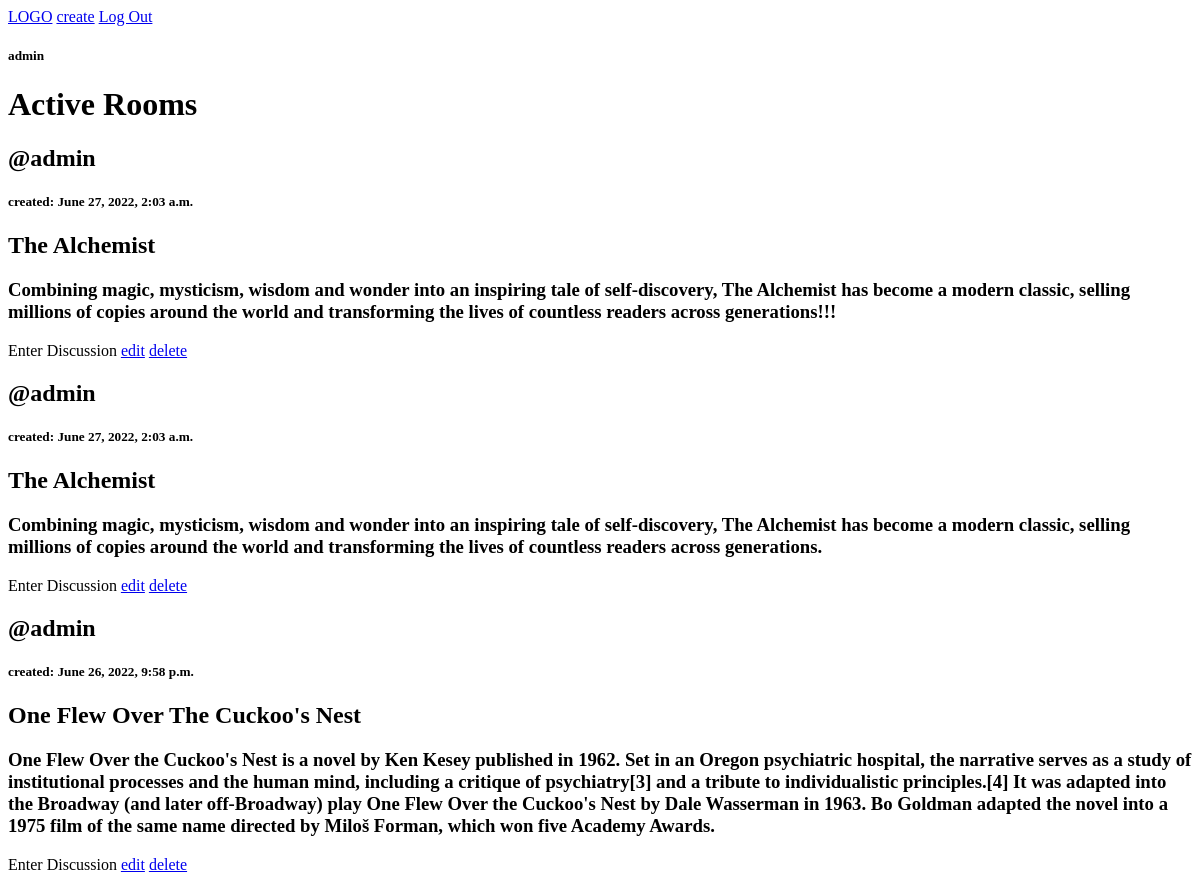
Page /home (signed in, upper part) on the earlier database version.
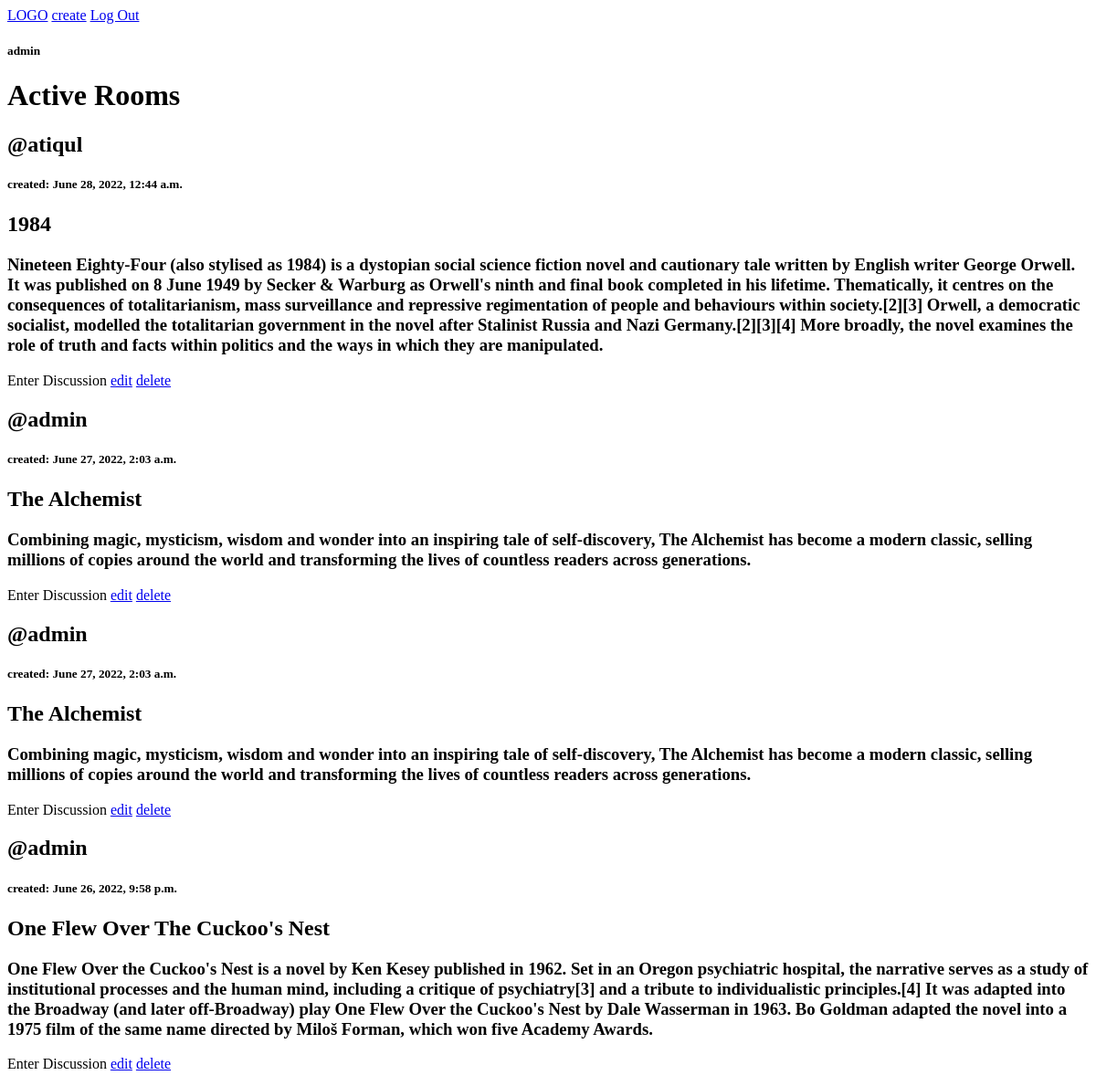
Same page on the later database version.
### backend/models.py (models this page shows, shortened)
class Room(models.Model):
    host = models.ForeignKey(User, on_delete=models.CASCADE)
    name = models.CharField(max_length=255)
    description = models.TextField(null=True)
    date_created = models.DateTimeField(default=datetime.datetime.now)
    class Meta:
        ordering = ['-date_created',]

### backend/views.py (the view)
# urls.py: path('home', views.home, name='home'),
@login_required()
def home(request):
    rooms = models.Room.objects.all()
    context = {'rooms': rooms}
    return render(request, 'backend/home.html', context)

### backend/templates/backend/home.html
{% extends 'index.html' %}
{% block page %}
    <h1>Active Rooms</h1>
    {% for room in rooms %}
        <h2>@{{ room.host.username}}</h2>
        <h5>created: {{ room.date_created }}</h5>
        <h2>{{ room.name }}</h2>
        <h3>{{ room.description }}</h3>
        <a>Enter Discussion</a>
        <a href="{% url 'edit-room' room.id %}">edit</a>
        <a href="{% url 'delete-room' room.id %}">delete</a>
    {% endfor %}
{% endblock page %}

Differences in the rows shown:
added Room: host.username "atiqul", date_created "June 28, 2022, 12:44 a.m.", name "1984", description "Nineteen Eighty-Four (also stylised as 1984) is a dystopian social science fiction novel and cautionary tale written by English writer George Orwell. It was published on 8 June 1949 by Secker & Warburg as Orwell's ninth and final book completed in his lifetime. Thematically, it centres on the consequences of totalitarianism, mass surveillance and repressive regimentation of people and behaviours within society.[2][3] Orwell, a democratic socialist, modelled the totalitarian government in the novel after Stalinist Russia and Nazi Germany.[2][3][4] More broadly, the novel examines the role of truth and facts within politics and the ways in which they are manipulated."
changed Room (number 2 of 4 on the later page): description "…of countless readers across generations!!!" → "…of countless readers across generations."
